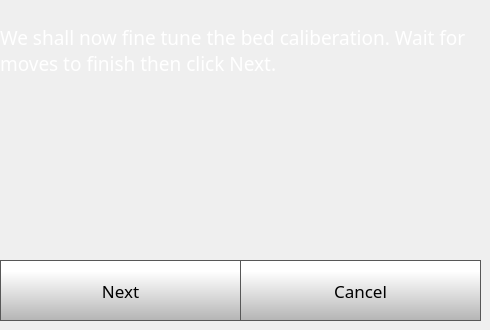
    <widget class="QWidget" name="fullStep1Page">
     <widget class="QPushButton" name="fullStep1NextButton">
      <property name="geometry">
       <rect>
        <x>0</x>
        <y>260</y>
        <width>241</width>
        <height>61</height>
       </rect>
      </property>
      <property name="font">
       <font>
        <family>Gotham</family>
        <pointsize>13</pointsize>
       </font>
      </property>
      <property name="styleSheet">
       <string notr="true">QPushButton {
     border: 1px solid rgb(87, 87, 87);
	background-color: qlineargradient(spread:pad, x1:0, y1:1, x2:0, y2:0.188, stop:0 rgba(180, 180, 180, 255), stop:1 rgba(255, 255, 255, 255));


}

QPushButton:pressed {
    background-color: qlineargradient(x1: 0, y1: 0, x2: 0, y2: 1,
                                      stop: 0 #dadbde, stop: 1 #f6f7fa);
}

QPushButton:flat {
    border: none; /* no border for a flat push button */
}

QPushButton:default {
    border-color: navy; /* make the default button prominent */
}

QPushButton:focus {
	outline: none;
}</string>
      </property>
      <property name="text">
       <string>Next</string>
      </property>
      <property name="iconSize">
       <size>
        <width>40</width>
        <height>40</height>
       </size>
      </property>
     </widget>
     <widget class="QPushButton" name="fullStep1CancelButton">
      <property name="geometry">
       <rect>
        <x>240</x>
        <y>260</y>
        <width>241</width>
        <height>61</height>
       </rect>
      </property>
      <property name="font">
       <font>
        <family>Gotham</family>
        <pointsize>13</pointsize>
       </font>
      </property>
      <property name="styleSheet">
       <string notr="true">QPushButton {
     border: 1px solid rgb(87, 87, 87);
	background-color: qlineargradient(spread:pad, x1:0, y1:1, x2:0, y2:0.188, stop:0 rgba(180, 180, 180, 255), stop:1 rgba(255, 255, 255, 255));


}

QPushButton:pressed {
    background-color: qlineargradient(x1: 0, y1: 0, x2: 0, y2: 1,
                                      stop: 0 #dadbde, stop: 1 #f6f7fa);
}

QPushButton:flat {
    border: none; /* no border for a flat push button */
}

QPushButton:default {
    border-color: navy; /* make the default button prominent */
}

QPushButton:focus {
	outline: none;
}</string>
      </property>
      <property name="text">
       <string>Cancel</string>
      </property>
      <property name="iconSize">
       <size>
        <width>40</width>
        <height>40</height>
       </size>
      </property>
     </widget>
     <widget class="QLabel" name="caliberateLabel_26">
      <property name="geometry">
       <rect>
        <x>0</x>
        <y>10</y>
        <width>481</width>
        <height>81</height>
       </rect>
      </property>
      <property name="font">
       <font>
        <family>Gotham</family>
        <pointsize>14</pointsize>
        <weight>50</weight>
        <bold>false</bold>
       </font>
      </property>
      <property name="styleSheet">
       <string notr="true">color: rgb(255, 255, 255);</string>
      </property>
      <property name="text">
       <string>We shall now fine tune the bed caliberation. Wait for moves to finish then click Next. </string>
      </property>
      <property name="wordWrap">
       <bool>true</bool>
      </property>
     </widget>
    </widget>
